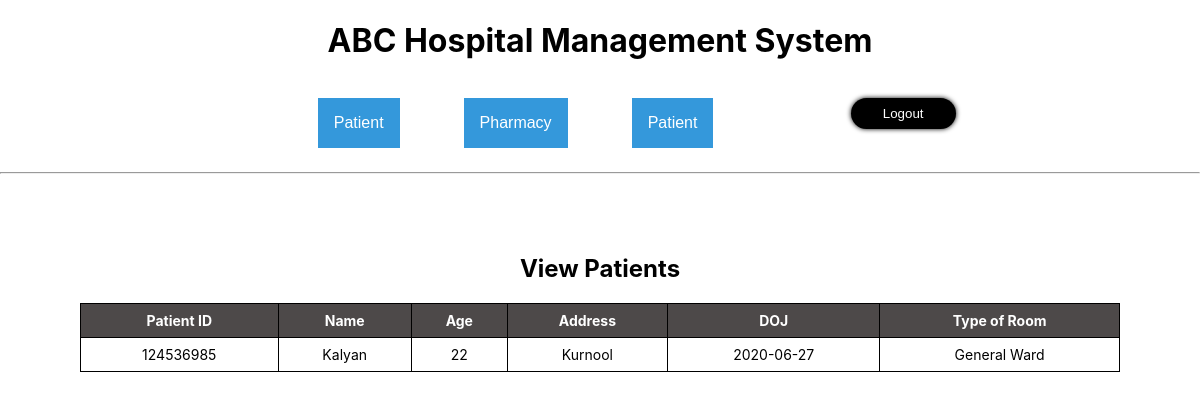
/viewall (signed in), run on an earlier commit of the app's database.
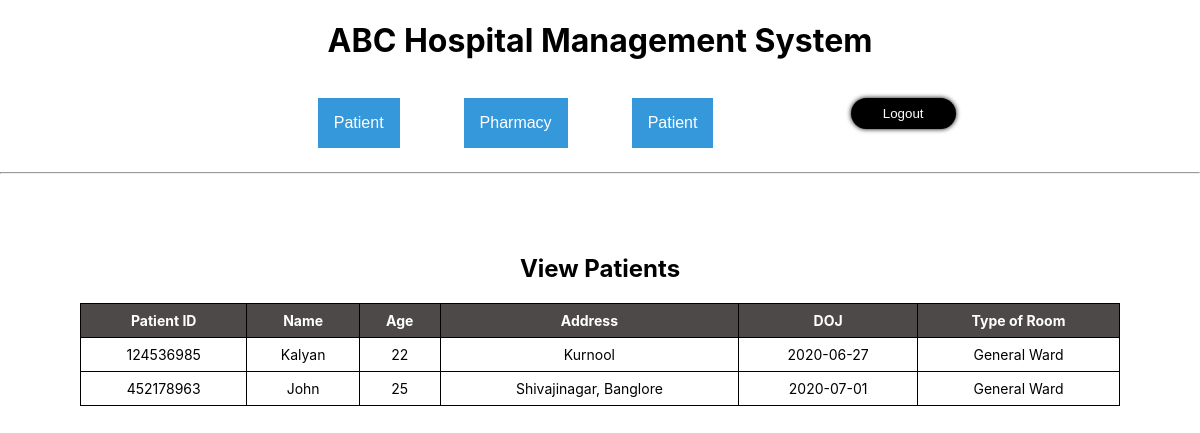
And on a later commit of the database.
### app.py (models this page shows, shortened)
class Patient(db.Model):
    ssn = db.Column(db.Integer, nullable=False)
    id = db.Column(db.Integer, db.Sequence(
        'pid', start=100000000, increment=1), primary_key=True)
    name = db.Column(db.String(50), nullable=False)
    age = db.Column(db.Integer, nullable=False)
    date_admitted = db.Column(db.DateTime, nullable=False)
    bed_type = db.Column(db.String(50), nullable=False)
    address = db.Column(db.String(50), nullable=False)
    city = db.Column(db.String(50), nullable=False)
    state = db.Column(db.String(50), nullable=False)
    status = db.Column(db.String(10), nullable=False, default='active')

### app.py (the view)
@app.route('/viewall')
@is_logged_in
def allpatients():
    all = Patient.query.filter_by(status='active').all()
    return render_template('view-patients.html', all=all)

### app.py (called while the page is built)
def is_logged_in(f):
    @wraps(f)
    def wrap(*args, **kwargs):
        if 'logged_in' in session:
            return f(*args, **kwargs)
        else:
            flash('Unauthorized, Please login', 'danger')
            return redirect(url_for('login'))
    return wrap

### templates/view-patients.html (shortened to what this page needs)
{% extends 'index.html' %}
{% block body %}
     <div class="patient-details">
          <h2 class="text-center" >View Patients</h2>
          <div class="details-table">
               <table>
                    <tr>
                    <th>Patient ID</th>
                    <th>Name</th>
                    <th>Age</th>
                    <th>Address</th>
                    <th>DOJ</th>
                    <th>Type of Room</th>
                    </tr>
                    {% for each in all %}
                    <tr>
                    <td>{{each.ssn}}</td>
                    <td>{{each.name}}</td>
                    <td>{{each.age}}</td>
                    <td>{{each.address}}</td>
                    <td>{{each.date_admitted.strftime("%Y-%m-%d")}}</td>
                    <td>{{each.bed_type}}</td>
                    </tr>
                    {% endfor %}
                  </table>
          </div>
     </div>
{% endblock %}

### templates/index.html (shortened to what this page needs)
<!DOCTYPE html>
<html lang="en">
<head>
     <link rel="stylesheet" href="{{ url_for('static',  filename = 'css/main.css')}}">
     <link rel="stylesheet" href="https://cdnjs.cloudflare.com/ajax/libs/font-awesome/4.7.0/css/font-awesome.min.css">
</head>
<body>
     {% include 'includes/_header.html' %}
     {% block body %}
     {% endblock %}
</body>
</html>

### templates/includes/_header.html (shortened to what this page needs)
<html>
<header>
    <main>
         <h1 class="main-head">ABC Hospital Management System</h1>
         {% if session.logged_in %}
         <div class="filters">
            <div class="patient">
               <div class="dropdown">
                    <button onclick="patientdd()" class="dropbtn">Patient</button>
               </div>
            </div>
            <div class="pharmacy">
              <div class="dropdown">
                   <button onclick="pharmacydd()" class="dropbtn">Pharmacy</button>
              </div>
           </div>
           <div class="diagnostics">
            <div class="dropdown">
                 <button onclick="diagnosticsdd()" class="dropbtn">Patient</button>
            </div>
         </div>
            <div class="pharmacy">
              <a href="/logout"><input type="button" value="Logout" class="get"></a>
            </div>
       </div>
         {% endif %}
         <hr/>
    </main>
</header>
</html>

### static/css/main.css (style rules this page uses)
body { padding: 0; margin: 0; font-family: -apple-system, BlinkMacSystemFont, "Segoe UI", Roboto, Oxygen, Ubuntu, Cantarell, "Open Sans", "Helvetica Neue", sans-serif; }
main { margin-bottom: 5rem; }
.main-head { text-align: center; }
.text-center { text-align: center; }
.filters { margin-top: 0.5rem; display: flex; justify-content: center; }
.patient, .pharmacy, .diagnostics { margin: 1rem 2rem; }
.get { padding: 0.5rem 2rem; margin-left :70%; border: none; background-color: black; color: white; border-radius: 20px; box-shadow: 0 0 5px black ; }
.details-table { margin: 1rem 5rem; }
table, td, th { border: 1px solid black; font-size: 14px; }
table { border-collapse: collapse; width: 100%; }
th , td { text-align: center; padding: 0.5rem; }
th { background-color: rgb(77, 73, 73); color: white; }
.dropbtn { background-color: #3498DB; color: white; padding: 16px; font-size: 16px; border: none; cursor: pointer; }
.dropdown { position: relative; display: inline-block; }

### templates/includes/_header.html (style rules this page uses)
.dropbtn { background-color: #3498DB; color: white; padding: 16px; font-size: 16px; border: none; cursor: pointer; }
.dropdown { position: relative; display: inline-block; }

What changed in the data, as far as the page shows it:
added Patient: ssn "452178963", name "John", age "25", address "Shivajinagar, Banglore", date_admitted "2020-07-01", bed_type "General Ward"
